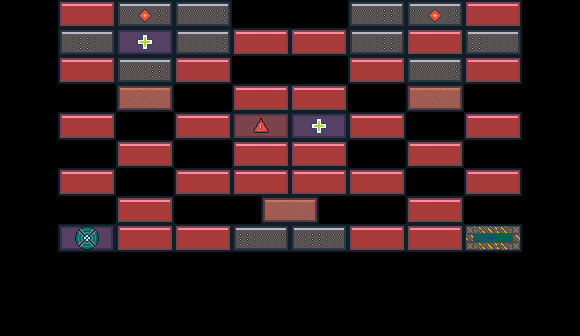

This game map was drawn from its Tiled (.tmx) file and the tilesets committed beside it. A one-line description and the full map source follow:
An orthogonal 20x12 tile map with 29x28 px tiles, 1 tile layer (Tile Layer 1).

<map version="1.10" tiledversion="1.11.2" orientation="orthogonal" renderorder="right-down" width="20" height="12" tilewidth="29" tileheight="28" infinite="0" nextlayerid="3" nextobjectid="1">
 <tileset firstgid="1" name="bricks_tiles" tilewidth="29" tileheight="28" tilecount="32" columns="8">
  <image source="../src/assets/bricks_tiles.png" width="232" height="112" />
 </tileset>
 <layer id="1" name="Tile Layer 1" width="20" height="12">
  <data encoding="csv">
0,0,1,2,5,6,3,4,0,0,0,0,3,4,5,6,1,2,0,0,
0,0,3,4,7,8,3,4,1,2,1,2,3,4,1,2,3,4,0,0,
0,0,1,2,3,4,1,2,0,0,0,0,1,2,3,4,1,2,0,0,
0,0,0,0,17,18,0,0,1,2,1,2,0,0,17,18,0,0,0,0,
0,0,1,2,0,0,1,2,9,10,7,8,1,2,0,0,1,2,0,0,
0,0,0,0,1,2,0,0,1,2,1,2,0,0,1,2,0,0,0,0,
0,0,1,2,0,0,1,2,1,2,1,2,1,2,0,0,1,2,0,0,
0,0,0,0,1,2,0,0,0,17,18,0,0,0,1,2,0,0,0,0,
0,0,15,16,1,2,1,2,3,4,3,4,1,2,1,2,11,12,0,0,
0,0,0,0,0,0,0,0,0,0,0,0,0,0,0,0,0,0,0,0,
0,0,0,0,0,0,0,0,0,0,0,0,0,0,0,0,0,0,0,0,
0,0,0,0,0,0,0,0,0,0,0,0,0,0,0,0,0,0,0,0
</data>
 </layer>
 <objectgroup id="2" name="Object Layer 1" />
</map>
